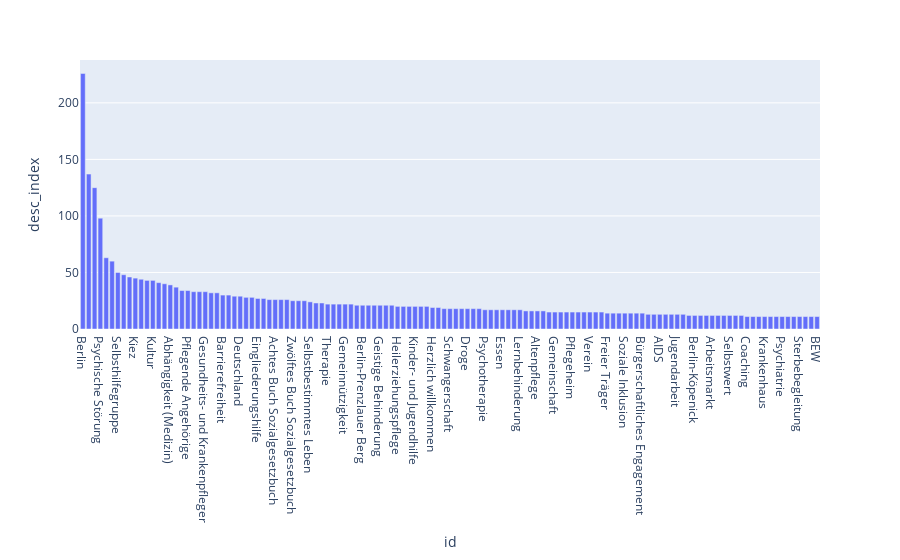

Notebook code cell kept with this figure:
### Code cell
pe = escore_f.groupby("id").desc_index.count().reset_index()
pe = pe.sort_values(by="desc_index", ascending=False)

e = px.bar(pe.query("desc_index >10"), x="id", y="desc_index")
e.show()

### Figure 1 — Plotly figure (JSON) as saved in the notebook; plotly's stock layout.template omitted (floating-point values rounded to 4 significant figures)
{"data": [{"alignmentgroup": "True", "hovertemplate": "id=%{x}<br>desc_index=%{y}<extra></extra>", "legendgroup": "", "marker": {"color": "#636efa", "pattern": {"shape": ""}}, "name": "", "offsetgroup": "", "orientation": "v", "showlegend": false, "textposition": "auto", "type": "bar", "x": ["Berlin", "Behinderung", "Kindertagesstätte", "Psychische Störung", "Wohngemeinschaft", "Lebensqualität", "Selbsthilfegruppe", "Abhängigkeit von psychoaktiven Substanzen", "Krankheit", "Kiez", "Website", "Bildung", "Kultur", "Familienzentrum", "Teilhabe (Behinderte Menschen)", "Abhängigkeit (Medizin)", "Demenz", "Betreutes Wohnen", "Pflegende Angehörige", "Pflegebedürftigkeit", "Erzieher", "Gesundheits- und Krankenpfleger", "Berlin-Neukölln", "Integration von Zugewanderten", "Barrierefreiheit", "Gesundheit", "Soziale Arbeit", "Deutschland", "Freizeit", "Kaffee", "Eingliederungshilfe", "Ehrenamt", "Wohnungslosigkeit", "Achtes Buch Sozialgesetzbuch", "Kindergarten", "Rehabilitation", "Zwölftes Buch Sozialgesetzbuch", "Sozialberatung", "Werkstatt für behinderte Menschen", "Selbstbestimmtes Leben", "Grundpflege", "Behandlungspflege", "Therapie", "Pädagogik", "Kinder- und Jugendfreizeiteinrichtung", "Gemeinnützigkeit", "Migrationshintergrund", "Queer", "Berlin-Prenzlauer Berg", "Hilfen zur Erziehung", "Berlin-Pankow", "Geistige Behinderung", "Berlin-Kreuzberg", "Sozialstation", "Heilerziehungspflege", "Partizipation", "Jugendsozialarbeit", "Kinder- und Jugendhilfe", "Jugendamt", "Ergotherapie", "Herzlich willkommen", "Physiotherapie", "6", "Schwangerschaft", "Kommunikation", "Theater", "Droge", "Brandenburg", "Bezirk Treptow-Köpenick", "Psychotherapie", "Berufsorientierung", "Pflegeversicherung (Deutschland)", "Essen", "Angst", "Depression", "Lernbehinderung", "Inklusive Pädagogik", "Alkoholkrankheit", "Altenpflege", "2", "Sprachförderung", "Gemeinschaft", "Lernen", "HIV", "Pflegeheim", "Tee", "1", "Verein", "Musik", "Psychosoziale Beratung", "Freier Träger", "Persische Sprache", "E-Mail", "Soziale Inklusion", "Neuntes Buch Sozialgesetzbuch", "Erziehung", "Bürgerschaftliches Engagement", "Diskriminierung", "Alleinerziehender", "AIDS", "Autonomie", "0", "Jugendarbeit", "Mehrgenerationenhaus", "Gemeinnützige GmbH", "Berlin-Köpenick", "Tagespflege", "Bezirk Pankow", "Arbeitsmarkt", "Selbstversorgung", "30", "Selbstwert", "Beratungsstelle", "Betreuung (Recht)", "Coaching", "Berlin-Reinickendorf", "Arzt", "Krankenhaus", "Hospiz", "Bezirk Marzahn-Hellersdorf", "Psychiatrie", "Jobcenter", "Familienhilfe", "Sterbebegleitung", "Assistenz (Behindertenhilfe)", "Hilfe zur Selbsthilfe", "BEW"], "xaxis": "x", "y": [226, 137, 125, 98, 63, 60, 50, 48, 46, 45, 44, 43, 43, 41, 40, 39, 37, 34, 34, 33, 33, 33, 32, 32, 30, 30, 29, 29, 28, 28, 27, 27, 26, 26, 26, 26, 25, 25, 25, 24, 23, 23, 22, 22, 22, 22, 22, 21, 21, 21, 21, 21, 21, 21, 20, 20, 20, 20, 20, 20, 19, 19, 18, 18, 18, 18, 18, 18, 18, 17, 17, 17, 17, 17, 17, 17, 16, 16, 16, 16, 15, 15, 15, 15, 15, 15, 15, 15, 15, 15, 14, 14, 14, 14, 14, 14, 14, 13, 13, 13, 13, 13, 13, 13, 12, 12, 12, 12, 12, 12, 12, 12, 12, 12, 11, 11, 11, 11, 11, 11, 11, 11, 11, 11, 11, 11, 11], "yaxis": "y"}], "layout": {"autosize": true, "barmode": "relative", "legend": {"tracegroupgap": 0}, "margin": {"t": 60}, "xaxis": {"anchor": "y", "autorange": true, "domain": [0, 1], "range": [-0.5, 126.5], "title": {"text": "id"}, "type": "category"}, "yaxis": {"anchor": "x", "autorange": true, "domain": [0, 1], "range": [0, 237.9], "title": {"text": "desc_index"}, "type": "linear"}}}
